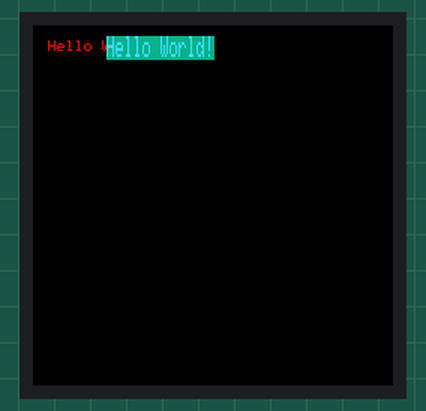
Simulated run of this sketch. Board: ESP32-S3. Parts: 240×240 colour display. Random numbers use the default seed unless the sketch sets one; what the sketch prints to the serial monitor is not drawn.

Above: at 0.7 s.
At 4.8 s:
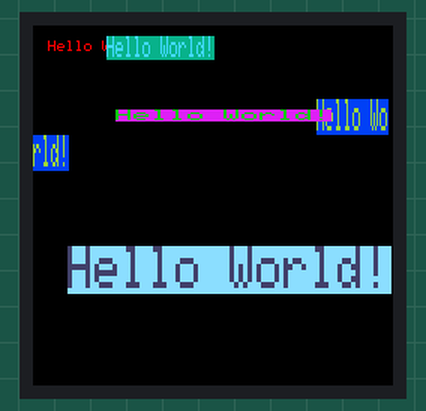
At 9.8 s:
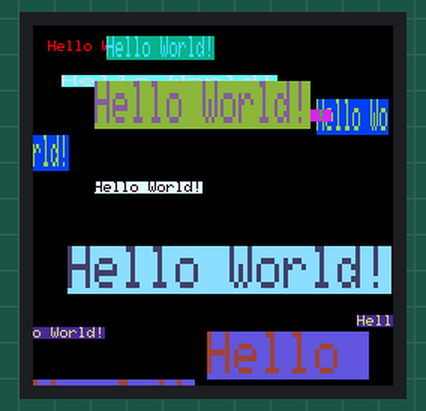
At 19.8 s:
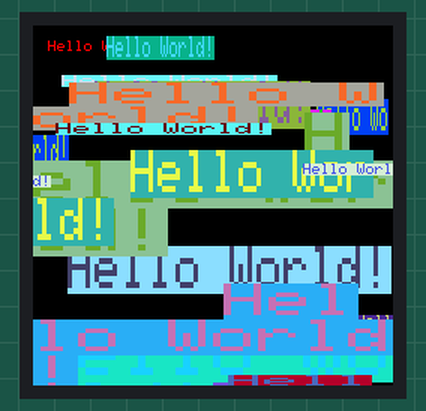
At 28.9 s:
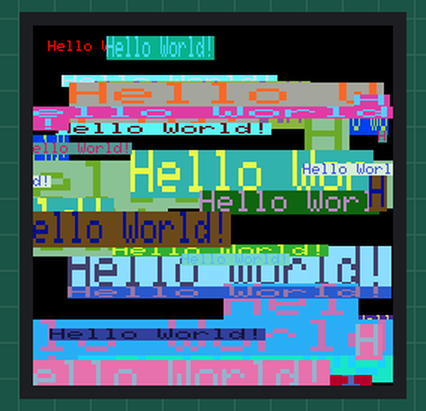
At 38.9 s:
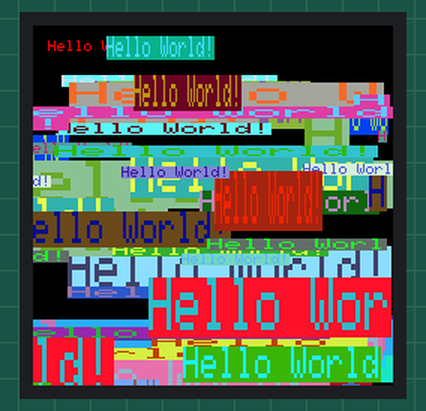

Measured:
- what the display in image 0 shows lasts 1.0 s, from 0.7 s to 1.7 s

The sketch:

HelloWorld2.ino
```cpp
/*******************************************************************************
 ESP32-S2 various dev board  : CS: 34, DC: 38, SCK: 36, MOSI: 35
 ESP32-S3 various dev board  : CS: 40, DC: 41, SCK: 36, MOSI: 35
 ******************************************************************************/

#include <Arduino_GFX_Library.h>

Arduino_DataBus *bus = new Arduino_ESP32SPI(18 /* DC */, 16 /* CS */,  36/* SCL - SCK */, 35 /* SDA - MOSI */, -1);
Arduino_GFX *gfx = new Arduino_GC9A01(bus, -1, 0 /* rotation */, true /* IPS */);

void setup(void)
{
  Serial.begin(115200);
  Serial.println("Arduino_GFX Hello World example");

#ifdef GFX_EXTRA_PRE_INIT
  GFX_EXTRA_PRE_INIT();
#endif

  // Init Display
  if (!gfx->begin())
  {
    Serial.println("gfx->begin() failed!");
  }

  gfx->fillScreen(BLACK);
  gfx->setCursor(10, 10);
  gfx->setTextColor(RED);
  gfx->println("Hello World!");

  delay(500); // 5 seconds
}

void loop()
{
  gfx->setCursor(random(gfx->width()), random(gfx->height()));
  gfx->setTextColor(random(0xffff), random(0xffff));
  gfx->setTextSize(random(6) /* x scale */, random(6) /* y scale */, random(2) /* pixel_margin */);
  gfx->println("Hello World!");

  delay(1000); // 1 second
}
```
